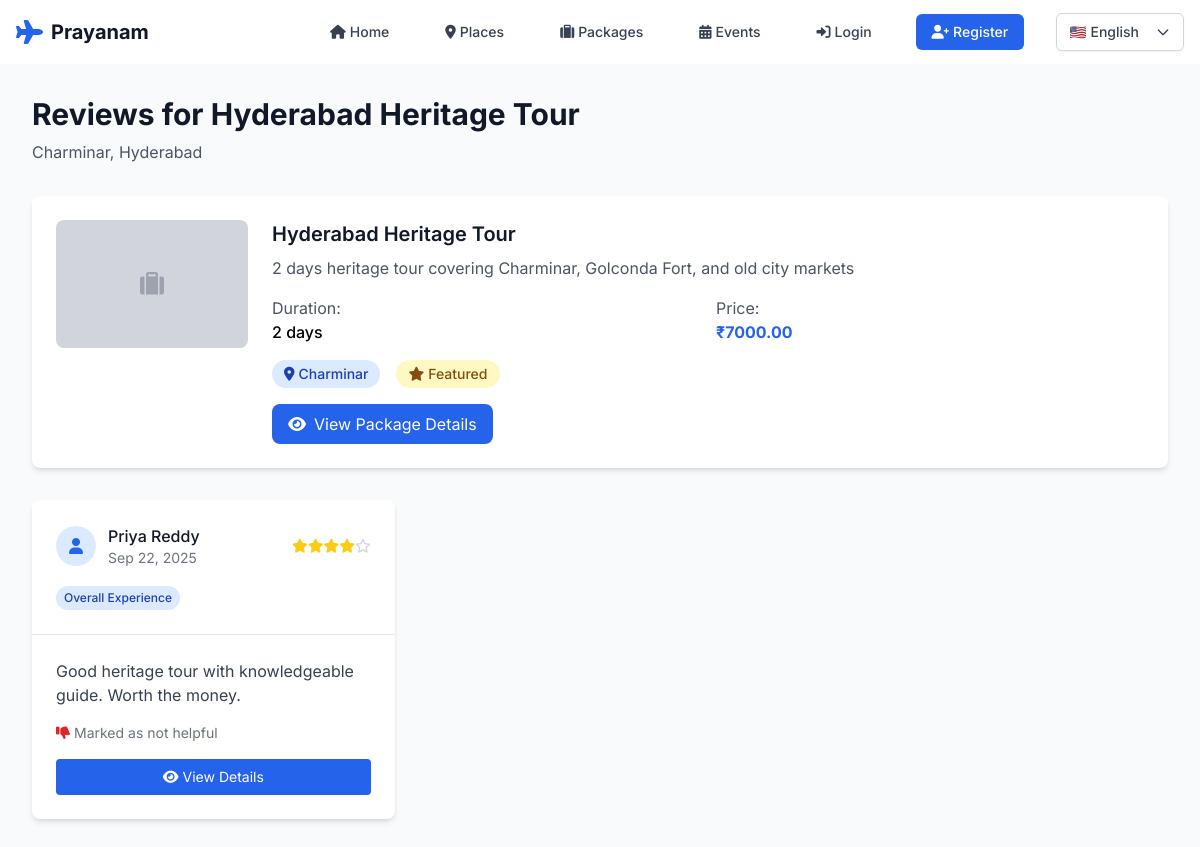
The page /feedback/package/62/ on the database its author committed.
### packages/models.py (models this page shows, shortened)
class Package(models.Model):
    name = models.CharField(max_length=200)
    place = models.ForeignKey(Place, on_delete=models.CASCADE, related_name='packages')
    description = models.TextField()
    base_price = models.DecimalField(max_digits=10, decimal_places=2)
    duration_days = models.IntegerField(default=1)
    max_capacity = models.IntegerField(default=10)
    is_featured = models.BooleanField(default=False)
    image = models.ImageField(upload_to='packages/', blank=True, null=True)
    created_at = models.DateTimeField(auto_now_add=True)
    updated_at = models.DateTimeField(auto_now=True)
    class Meta:
        ordering = ['-created_at']

### places/models.py (models this page shows, shortened)
class Place(models.Model):
    SEASON_CHOICES = [
        ('spring', 'Spring'),
        ('summer', 'Summer'),
        ('autumn', 'Autumn'),
        ('winter', 'Winter'),
    ]
    CATEGORY_CHOICES = [
        ('heritage', 'Heritage'),
        ('beaches', 'Beaches'),
        ('temples', 'Temples'),
        ('adventure', 'Adventure'),
        ('hills', 'Hills'),
        ('wildlife', 'Wildlife'),
        ('cultural', 'Cultural'),
    ]
    STATE_CHOICES = [
        ('ap', 'Andhra Pradesh'),
        ('telangana', 'Telangana'),
    ]
    name = models.CharField(max_length=200)
    location = models.CharField(max_length=200)
    description = models.TextField()
    image = models.ImageField(upload_to='places/', null=True, blank=True)
    season = models.CharField(max_length=20, choices=SEASON_CHOICES, default='summer')
    category = models.CharField(max_length=20, choices=CATEGORY_CHOICES, default='cultural')
    state = models.CharField(max_length=20, choices=STATE_CHOICES, default='ap')
    district = models.CharField(max_length=100, blank=True)
    latitude = models.DecimalField(max_digits=9, decimal_places=6, null=True, blank=True)
    longitude = models.DecimalField(max_digits=9, decimal_places=6, null=True, blank=True)
    average_temperature = models.DecimalField(max_digits=4, decimal_places=1, null=True, blank=True)
    best_time_to_visit = models.CharField(max_length=100, blank=True)
    entry_fee = models.DecimalField(max_digits=8, decimal_places=2, default=0)
    opening_hours = models.CharField(max_length=100, default="6:00 AM - 6:00 PM")
    rating = models.DecimalField(max_digits=3, decimal_places=2, default=0, validators=[MinValueValidator(0), MaxValueValidator(5)])
    total_reviews = models.IntegerField(default=0)
    is_featured = models.BooleanField(default=False)
    is_popular = models.BooleanField(default=False)
    created_at = models.DateTimeField(auto_now_add=True)
    updated_at = models.DateTimeField(auto_now=True)
    class Meta:
        ordering = ['-is_featured', '-rating', 'name']

### feedback/models.py (models this page shows, shortened)
class Feedback(models.Model):
    CATEGORY_CHOICES = [
        ('service', 'Service Quality'),
        ('location', 'Location'),
        ('price', 'Price Value'),
        ('experience', 'Overall Experience'),
        ('food', 'Food Quality'),
        ('accommodation', 'Accommodation'),
    ]
    user = models.ForeignKey(User, on_delete=models.CASCADE, related_name='feedbacks')
    place = models.ForeignKey(Place, on_delete=models.CASCADE, related_name='feedbacks', blank=True, null=True)
    package = models.ForeignKey(Package, on_delete=models.CASCADE, related_name='feedbacks', blank=True, null=True)
    rating = models.IntegerField(choices=[(i, i) for i in range(1, 6)])
    category = models.CharField(max_length=20, choices=CATEGORY_CHOICES, default='experience')
    comment = models.TextField()
    is_helpful = models.BooleanField(default=False)
    created_at = models.DateTimeField(auto_now_add=True)
    updated_at = models.DateTimeField(auto_now=True)
    class Meta:
        ordering = ['-created_at']
        unique_together = ['user', 'place', 'package']

### accounts/models.py (models this page shows, shortened)
class User(AbstractUser):
    ROLE_CHOICES = [
        ('tourist', 'Tourist'),
        ('admin', 'Admin'),
    ]
    LANGUAGE_CHOICES = [
        ('en', 'English'),
        ('te', 'తెలుగు'),
        ('hi', 'हिन्दी'),
    ]
    role = models.CharField(max_length=10, choices=ROLE_CHOICES, default='tourist')
    language_preference = models.CharField(max_length=2, choices=LANGUAGE_CHOICES, default='en')
    phone = models.CharField(max_length=15, blank=True, null=True)
    address = models.TextField(blank=True, null=True)
    profile_picture = models.ImageField(upload_to='profile_pics/', blank=True, null=True)
    date_of_birth = models.DateField(blank=True, null=True)
    created_at = models.DateTimeField(auto_now_add=True)
    updated_at = models.DateTimeField(auto_now=True)

### feedback/views.py (the view)
# urls.py: path('package/<int:package_id>/', views.package_feedback, name='package_feedback'),
def package_feedback(request, package_id):
    package = get_object_or_404(Package, id=package_id)
    feedback = package.feedbacks.all()
    context = {
        'package': package,
        'feedback': feedback,
    }
    return render(request, 'feedback/package_feedback.html', context)

### templates/feedback/package_feedback.html (shortened to what this page needs)
{% extends 'base.html' %}
{% block content %}
<div class="min-h-screen bg-gray-50 py-8">
    <div class="max-w-7xl mx-auto px-4 sm:px-6 lg:px-8">
        <div class="mb-8">
            <h1 class="text-3xl font-bold text-gray-900">Reviews for {{ package.name }}</h1>
            <p class="text-gray-600 mt-2">{{ package.place.name }}, {{ package.place.location }}</p>
        </div>
        <div class="bg-white rounded-lg shadow-md p-6 mb-8">
            <div class="md:flex">
                {% if package.image %}
                    <img src="{{ package.image.url }}" alt="{{ package.name }}" class="w-full md:w-48 h-32 object-cover rounded-lg mb-4 md:mb-0 md:mr-6">
                {% else %}
                    <div class="w-full md:w-48 h-32 bg-gray-300 flex items-center justify-center rounded-lg mb-4 md:mb-0 md:mr-6">
                        <i class="fas fa-suitcase text-2xl text-gray-400"></i>
                    </div>
                {% endif %}
                <div class="flex-1">
                    <h2 class="text-xl font-semibold text-gray-900 mb-2">{{ package.name }}</h2>
                    <p class="text-gray-600 mb-4">{{ package.description }}</p>
                    <div class="grid grid-cols-2 gap-4 mb-4">
                        <div>
                            <span class="text-gray-600">Duration:</span>
                            <p class="font-medium">{{ package.duration_days }} days</p>
                        </div>
                        <div>
                            <span class="text-gray-600">Price:</span>
                            <p class="font-bold text-blue-600">₹{{ package.base_price }}</p>
                        </div>
                    </div>
                    <div class="flex items-center space-x-4">
                        <span class="inline-flex items-center px-3 py-1 rounded-full text-sm font-medium bg-blue-100 text-blue-800">
                            <i class="fas fa-map-marker-alt mr-1"></i>{{ package.place.name }}
                        </span>
                        {% if package.is_featured %}
                            <span class="inline-flex items-center px-3 py-1 rounded-full text-sm font-medium bg-yellow-100 text-yellow-800">
                                <i class="fas fa-star mr-1"></i>Featured
                            </span>
                        {% endif %}
                    </div>
                    <div class="mt-4">
                        <a href="{% url 'packages:package_detail' package.id %}"
                           class="inline-flex items-center px-4 py-2 bg-blue-600 text-white rounded-lg hover:bg-blue-700 transition">
                            <i class="fas fa-eye mr-2"></i>View Package Details
                        </a>
                    </div>
                </div>
            </div>
        </div>
        <div class="grid grid-cols-1 md:grid-cols-2 lg:grid-cols-3 gap-6">
            {% for fb in feedback %}
            <div class="bg-white rounded-lg shadow-md overflow-hidden hover:shadow-lg transition duration-300">
                <div class="p-6 border-b border-gray-200">
                    <div class="flex items-center justify-between mb-4">
                        <div class="flex items-center">
                            <div class="w-10 h-10 bg-blue-100 rounded-full flex items-center justify-center mr-3">
                                <i class="fas fa-user text-blue-600"></i>
                            </div>
                            <div>
                                <h3 class="font-medium text-gray-900">{{ fb.user.get_full_name }}</h3>
                                <p class="text-sm text-gray-500">{{ fb.created_at|date:"M d, Y" }}</p>
                            </div>
                        </div>
                        <div class="flex items-center">
                            {% for i in "12345" %}
                                {% if forloop.counter <= fb.rating %}
                                    <i class="fas fa-star text-yellow-400 text-sm"></i>
                                {% else %}
                                    <i class="far fa-star text-gray-300 text-sm"></i>
                                {% endif %}
                            {% endfor %}
                        </div>
                    </div>
                    <span class="inline-flex items-center px-2 py-1 rounded-full text-xs font-medium bg-blue-100 text-blue-800">
                        {{ fb.get_category_display }}
                    </span>
                </div>
                <div class="p-6">
                    <p class="text-gray-700 mb-4">{{ fb.comment|truncatewords:30 }}</p>
                    {% if fb.is_helpful is not None %}
                        <div class="flex items-center text-sm text-gray-500 mb-4">
                            {% if fb.is_helpful %}
                                <i class="fas fa-thumbs-up text-green-600 mr-1"></i>
                                <span>Marked as helpful</span>
                            {% else %}
                                <i class="fas fa-thumbs-down text-red-600 mr-1"></i>
                                <span>Marked as not helpful</span>
                            {% endif %}
                        </div>
                    {% endif %}
                    <div class="flex space-x-2">
                        <a href="{% url 'feedback_detail' fb.id %}"
                           class="flex-1 bg-blue-600 text-white px-4 py-2 rounded text-sm text-center hover:bg-blue-700 transition">
                            <i class="fas fa-eye mr-1"></i>View Details
                        </a>
                    </div>
                </div>
            </div>
            {% endfor %}
        </div>
    </div>
</div>
{% endblock %}

### templates/base.html (style rules this page uses)
body { font-family: 'Inter', sans-serif; }

### rows shown on the page
Package: name "Hyderabad Heritage Tour", place.name "Charminar", place.location "Hyderabad", description "2 days heritage tour covering Charminar, Golconda Fort, and old city markets", duration_days "2", base_price "7000.00"
Feedback: user.get_full_name "Priya Reddy", created_at "Sep 22, 2025", rating 4 (drawn), category "Overall Experience", comment "Good heritage tour with knowledgeable guide. Worth the money.", is_helpful False (drawn)
